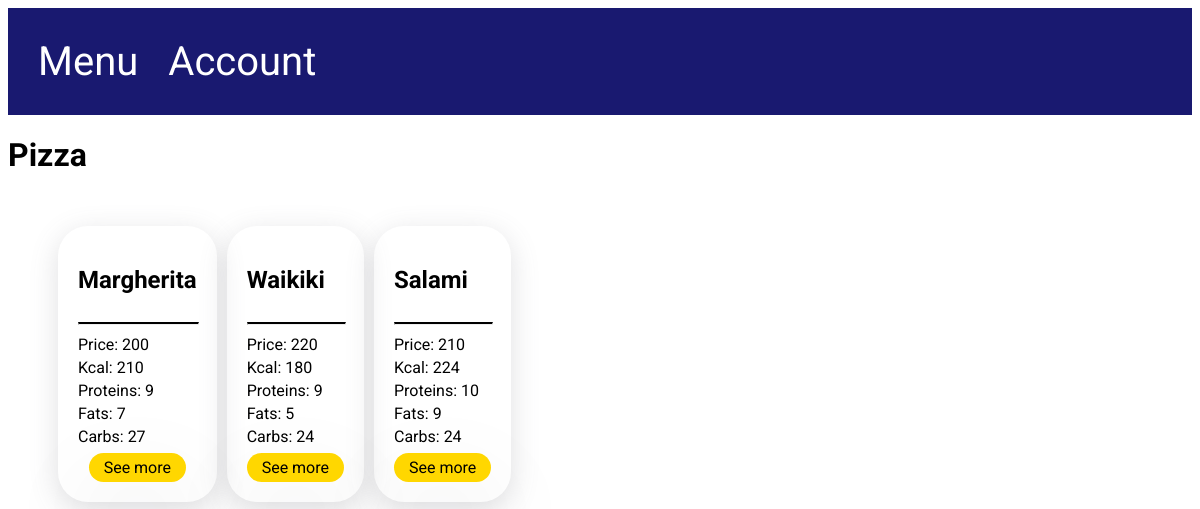
/menu/Pizza, run on the app's committed database.
### tables this page shows
CREATE TABLE "category" (
	"id"	INTEGER NOT NULL UNIQUE,
	"category_name"	TEXT NOT NULL UNIQUE,
	PRIMARY KEY("id" AUTOINCREMENT)
);

CREATE TABLE "dish" (
	"id"	TEXT NOT NULL UNIQUE,
	"dish_name"	TEXT NOT NULL,
	"price"	INTEGER NOT NULL,
	"description"	TEXT,
	"is_available"	INTEGER NOT NULL DEFAULT 0,
	"category_id"	INTEGER NOT NULL,
	"photo"	TEXT NOT NULL,
	"kcal"	INTEGER NOT NULL,
	"proteins"	INTEGER NOT NULL,
	"fats"	INTEGER NOT NULL,
	"carbs"	INTEGER NOT NULL,
	FOREIGN KEY("category_id") REFERENCES "category"("id"),
	PRIMARY KEY("id")
);

### app.py (the view)
@app.route('/menu/<category_name>', methods=['GET'])
def menu_category(category_name: str):
    with SQLiteDB("dish.db") as db:
        category = db.select_from("dish", ["dish_name", "category_name", "price", "kcal", "proteins", "fats", "carbs",
                                           "dish.id"], {"category_name": category_name, "is_available": "1"},
                                  "category", ("id", "category_id"))
    if category:
        return render_template("category.html", category=category)
    else:
        return app.redirect("/menu")

### functions.py (called while the page is built)
def dict_factory(cursor, row):
    d = {}
    for idx, col in enumerate(cursor.description):
        d[col[0]] = row[idx]
    return d

    def __enter__(self):
        return self

    def __exit__(self, exc_type, exc_val, exc_tb):
        self.con.commit()
        self.con.close()

    def sql_query(self, query: str):
        answer = self.cur.execute(query)
        return answer.fetchall()

    def select_from(self, table_name: str, columns: list, where: dict = None,
                    join_table: str = None, join_columns: tuple = None):
        columns = ", ".join(columns)
        query = f"SELECT {columns} FROM {table_name}"
        if join_table:
            join_table = f" JOIN {join_table} on {join_table}.{join_columns[0]} = {table_name}.{join_columns[1]}"
            query += join_table
        if where:
            where = " WHERE " + " AND ".join([f"{key} = '{value}'" for key, value in where.items()])
            query += where
        return self.sql_query(query)

### templates/category.html
{% extends 'base.html' %}
{% block content %}
    <h1>{{ category[0].category_name }}</h1>
    <div class="container user_addresses">
        {% for dish in category %}
            <div class="content-holder orders menu">
                <h2>{{ dish.dish_name }}</h2>
                <hr class="line">
                <p>Price: {{ dish.price }}</p>
                <p>Kcal: {{ dish.kcal }}</p>
                <p>Proteins: {{ dish.proteins }}</p>
                <p>Fats: {{ dish.fats }}</p>
                <p>Carbs: {{ dish.carbs }}</p>
                <a href="/menu/{{ dish.category_name }}/{{ dish.get("id") }}"> See more </a>
            </div>
        {% endfor %}
    </div>
{% endblock %}

### static/css/style.css (style rules this page uses)
body { font-family: 'Roboto', sans-serif; }
.container { padding: 30px 50px 30px 50px; }
.content-holder { display: flex; flex-direction: column; border-radius: 30px; padding: 20px; box-shadow: rgba(100, 100, 111, 0.2) 0px 7px 29px 0px; }
.line { border-top: 2px solid black; width: 100% }
.orders p { margin-top: 2px; margin-bottom: 2px; }
.user_addresses { display: flex; align-items: center; gap: 10px; }
.menu a { color: black; width: fit-content; align-self: center; background-color: gold; padding: 5px 15px 5px 15px; margin-top: 5px; text-decoration: none; border-radius: 45px; box-shadow: rgba(17, 12, 46, 0.15) 0px 48px 100px 0px; }

### data on the page
category: category_name "Pizza"
dish: dish_name "Margherita", price "200", kcal "210", proteins "9", fats "7", carbs "27"
dish: dish_name "Waikiki", price "220", kcal "180", proteins "9", fats "5", carbs "24"
dish: dish_name "Salami", price "210", kcal "224", proteins "10", fats "9", carbs "24"
